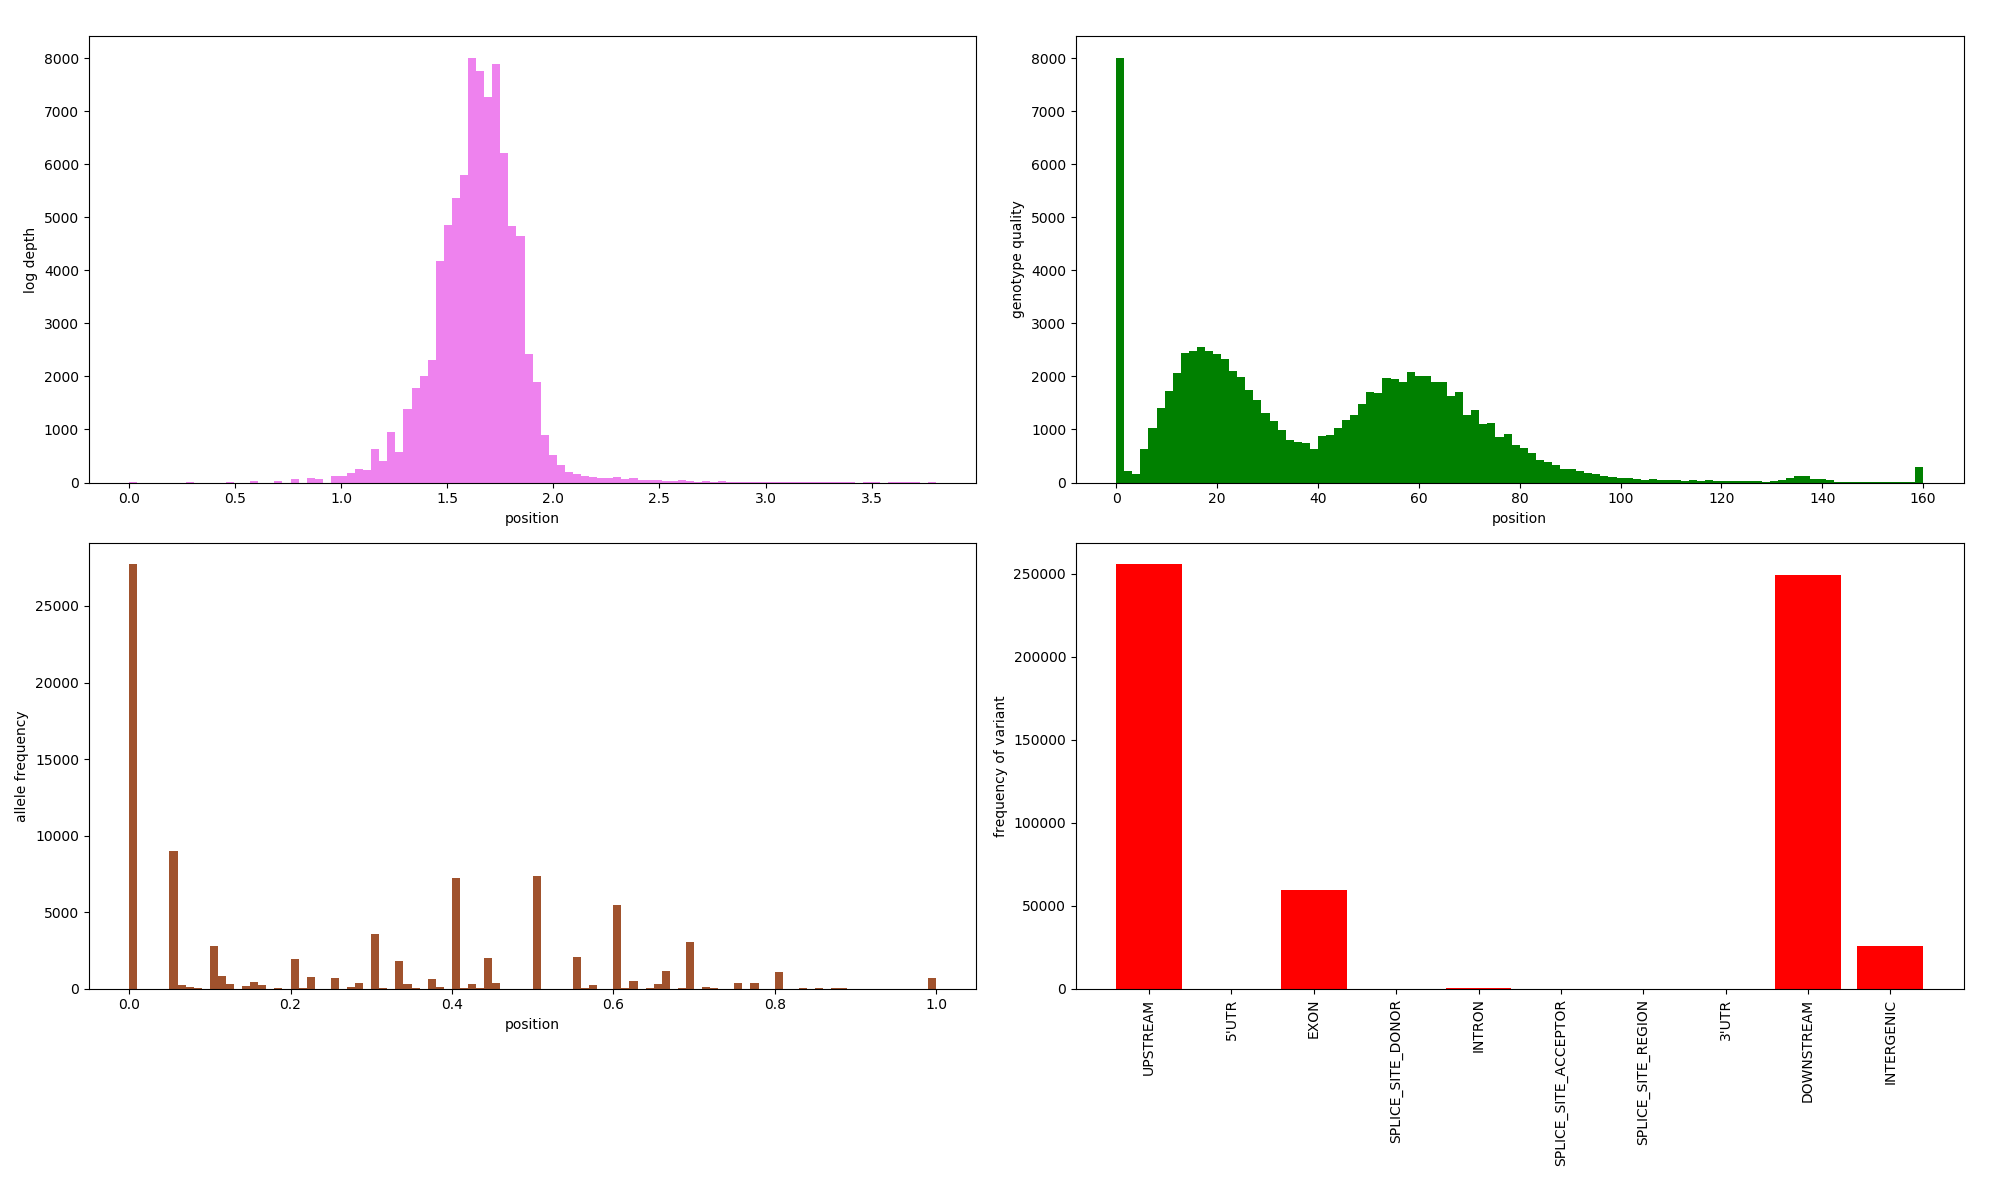

Source code (Python):
#!/usr/bin/env python3

"""
Usage: ./multi_plot_variants.py annotated_calls.vcf summary.txt

get DP score, GQ score, and AF score in each line in vcf file, then plot 3 plots in one panel
"""

import sys
import matplotlib.pyplot as plt
import numpy as np

f = open(sys.argv[1])

x_value = []
dp_value = []
af_value = []
gq_value = []
i=1
for line in f:
    if line.startswith("#"):
        continue
    fields = line.rstrip("\r\n").split("\t")
    column7 = fields[7].split(";")
    dp = column7[7].split("=")
    dp_num = (dp[1]) # get dp value
    dp_value.append(dp_num) # put dp value into list
    af = column7[3].split("=")
    af_num = af[1] # get af value
    af_value.append(af_num) # put af value into list
    x_value.append(i)
    # now we need to get the GQ score
    column9 = fields[9].split(":")
    try:
        gq = column9[1]
    except IndexError:
        i += 1
    #gq = column9[1]
    gq_value.append(float(gq))
    i += 1
    
    ### Peter's class instruction ###
    # # another way
#     for id_val in column7:
#         id, val = id_val.split("=")
#         if id == "AF":
#             af_value.append(float(val.split(",")[0]))
#         if id == "DP":
#             dp_value.append(float(val))
#     #another way
#     column7 = dict([x.split("=") \
#         for x in fields[7].split(";")])
#     af = float(column7["AF"])
#     dp = float(column7["DP"])
    #########################################
    # get ann and count each type of variation
    # ann = column7[-1].split("|")
#     ann_type = ann[1]
#     print(ann_type)
    
#print(sorted(gq_value))
#print(len(x_value))

# get rid of repeat values in scores
dp_value_new = []
for line in dp_value:
    dp_new = line.split(",")[0]
    dp_value_new.append(float(dp_new))
#print((dp_value_new))
#print(len(dp_value))
#print(len(dp_value_new))
af_value_new = []
for line in af_value:
    #sep = ","
    af_new = line.split(",")[0]
    af_value_new.append(float(af_new))
#print(len(af_value))
#print(len(af_value_new))
#print(af_value_new)

f2 = open(sys.argv[2])
predict_effect = []
predict_value =[]
for line in f2:
    field = line.rstrip("\r\n").split("\t")
    predict_effect.append(field[0])
    predict_value.append(int(field[1]))
    
#print(predict_effect)
#print(predict_value)
# now we have 3 lists of y values - I want to make 3 different plots but on the same panel

fig, axes = plt.subplots(nrows=2, ncols=2) #fig, (ax1, ax2, ax3) = plt.subplots(3, sharex=True)
axes = axes.flatten()
#ax.scatter(x_value, y_value, alpha=0.25, s=1, color="red")
fig.set_size_inches(20,12)
axes[0].hist(np.log10(dp_value_new), bins=100, color="violet") #, alpha=0.25, s=0.5, color="violet")
axes[2].hist(af_value_new, bins=100, color="sienna") #, alpha=0.25, s=0.5, color="sienna")
axes[1].hist(gq_value, bins=100, color="green") #, alpha=0.25, s=1, color="green")
axes[3].bar(predict_effect, predict_value, color="red")
axes[3].set_xticklabels(predict_effect, rotation=90)
plt.tight_layout(pad=2.5, w_pad=2.5, h_pad=2.5)
# ax1.set_yticklabels([])
# ax2.set_yticklabels([])
# ax3.set_yticklabels([])
#axes[0].set_title("depth")
axes[0].set_xlabel("position")
axes[0].set_ylabel("log depth")
#axes[2].set_title("allele frequency")
axes[2].set_xlabel("position")
axes[2].set_ylabel("allele frequency")
axes[1].set_xlabel("position")
axes[1].set_ylabel("genotype quality")
axes[3].set_ylabel("frequency of variant")
fig.savefig("multi_plot_variants.png")
plt.close(fig)


